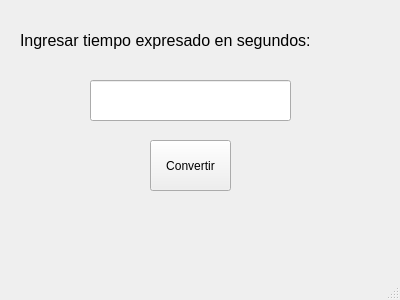
<?xml version="1.0" encoding="UTF-8"?>
<ui version="4.0">
    <class>MainWindow</class>
    <widget class="QMainWindow" name="MainWindow">
        <property name="geometry">
            <rect>
                <x>0</x>
                <y>0</y>
                <width>400</width>
                <height>300</height>
            </rect>
        </property>
        <property name="windowTitle">
            <string>Texto a convertir</string>
        </property>
        <widget class="QWidget" name="centralWidget">
            <widget class="QLineEdit" name="dato">
                <property name="geometry">
                    <rect>
                        <x>90</x>
                        <y>80</y>
                        <width>201</width>
                        <height>41</height>
                    </rect>
                </property>
                <property name="font">
                    <font>
                        <pointsize>10</pointsize>
                    </font>
                </property>
            </widget>
            <widget class="QPushButton" name="boton">
                <property name="geometry">
                    <rect>
                        <x>150</x>
                        <y>140</y>
                        <width>81</width>
                        <height>51</height>
                    </rect>
                </property>
                <property name="text">
                    <string>Convertir</string>
                </property>
            </widget>
            <widget class="QLabel" name="resultado">
                <property name="geometry">
                    <rect>
                        <x>30</x>
                        <y>219</y>
                        <width>361</width>
                        <height>31</height>
                    </rect>
                </property>
                <property name="font">
                    <font>
                        <pointsize>14</pointsize>
                    </font>
                </property>
                <property name="text">
                    <string/>
                </property>
            </widget>
            <widget class="QLabel" name="instrucciones">
                <property name="geometry">
                    <rect>
                        <x>20</x>
                        <y>30</y>
                        <width>311</width>
                        <height>20</height>
                    </rect>
                </property>
                <property name="font">
                    <font>
                        <pointsize>12</pointsize>
                    </font>
                </property>
                <property name="text">
                    <string>Ingresar tiempo expresado en segundos:</string>
                </property>
            </widget>
        </widget>
        <widget class="QStatusBar" name="statusBar"/>
    </widget>
    <layoutdefault spacing="6" margin="11"/>
    <resources/>
    <connections/>
</ui>
